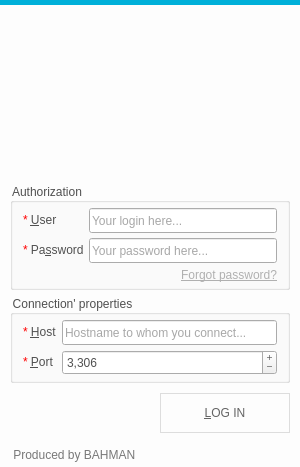
<?xml version="1.0" encoding="UTF-8"?>
<ui version="4.0">
 <class>qsqlconnectiondialog</class>
 <widget class="QWidget" name="qsqlconnectiondialog">
  <property name="geometry">
   <rect>
    <x>0</x>
    <y>0</y>
    <width>300</width>
    <height>467</height>
   </rect>
  </property>
  <property name="minimumSize">
   <size>
    <width>300</width>
    <height>467</height>
   </size>
  </property>
  <property name="maximumSize">
   <size>
    <width>300</width>
    <height>467</height>
   </size>
  </property>
  <property name="palette">
   <palette>
    <active>
     <colorrole role="Base">
      <brush brushstyle="SolidPattern">
       <color alpha="255">
        <red>255</red>
        <green>255</green>
        <blue>255</blue>
       </color>
      </brush>
     </colorrole>
     <colorrole role="Window">
      <brush brushstyle="SolidPattern">
       <color alpha="255">
        <red>253</red>
        <green>253</green>
        <blue>253</blue>
       </color>
      </brush>
     </colorrole>
    </active>
    <inactive>
     <colorrole role="Base">
      <brush brushstyle="SolidPattern">
       <color alpha="255">
        <red>255</red>
        <green>255</green>
        <blue>255</blue>
       </color>
      </brush>
     </colorrole>
     <colorrole role="Window">
      <brush brushstyle="SolidPattern">
       <color alpha="255">
        <red>253</red>
        <green>253</green>
        <blue>253</blue>
       </color>
      </brush>
     </colorrole>
    </inactive>
    <disabled>
     <colorrole role="Base">
      <brush brushstyle="SolidPattern">
       <color alpha="255">
        <red>253</red>
        <green>253</green>
        <blue>253</blue>
       </color>
      </brush>
     </colorrole>
     <colorrole role="Window">
      <brush brushstyle="SolidPattern">
       <color alpha="255">
        <red>253</red>
        <green>253</green>
        <blue>253</blue>
       </color>
      </brush>
     </colorrole>
    </disabled>
   </palette>
  </property>
  <property name="windowTitle">
   <string>Authorization form</string>
  </property>
  <property name="windowIcon">
   <iconset resource="resource.qrc">
    <normaloff>:/ico/logo.png</normaloff>:/ico/logo.png</iconset>
  </property>
  <property name="styleSheet">
   <string notr="true">QPushButton{
	width:100px;
	height:40px;
	border: 1px solid rgb(221, 221, 221);
}
QPushButton:hover{
color: rgb(255, 255, 255);
	background-color: rgb(0, 176, 217);
}

QPushButton{
color: rgb(100, 100, 100);
}</string>
  </property>
  <layout class="QGridLayout" name="_2">
   <property name="leftMargin">
    <number>0</number>
   </property>
   <property name="topMargin">
    <number>0</number>
   </property>
   <property name="rightMargin">
    <number>0</number>
   </property>
   <property name="bottomMargin">
    <number>5</number>
   </property>
   <property name="spacing">
    <number>0</number>
   </property>
   <item row="0" column="0">
    <widget class="QFrame" name="mainFrame">
     <property name="frameShape">
      <enum>QFrame::NoFrame</enum>
     </property>
     <property name="frameShadow">
      <enum>QFrame::Raised</enum>
     </property>
     <layout class="QVBoxLayout" name="verticalLayout">
      <property name="spacing">
       <number>0</number>
      </property>
      <property name="leftMargin">
       <number>0</number>
      </property>
      <property name="topMargin">
       <number>0</number>
      </property>
      <property name="rightMargin">
       <number>0</number>
      </property>
      <property name="bottomMargin">
       <number>0</number>
      </property>
      <item>
       <widget class="QFrame" name="frame_3">
        <property name="maximumSize">
         <size>
          <width>16777215</width>
          <height>5</height>
         </size>
        </property>
        <property name="styleSheet">
         <string notr="true">	background-color: rgb(0, 176, 217);</string>
        </property>
        <property name="frameShape">
         <enum>QFrame::NoFrame</enum>
        </property>
        <property name="frameShadow">
         <enum>QFrame::Raised</enum>
        </property>
        <layout class="QHBoxLayout" name="horizontalLayout_2">
         <property name="spacing">
          <number>0</number>
         </property>
         <property name="leftMargin">
          <number>0</number>
         </property>
         <property name="topMargin">
          <number>0</number>
         </property>
         <property name="rightMargin">
          <number>0</number>
         </property>
         <property name="bottomMargin">
          <number>0</number>
         </property>
         <item>
          <widget class="QLabel" name="label_2">
           <property name="pixmap">
            <pixmap resource="resource.qrc">:/ico/shad1.png</pixmap>
           </property>
           <property name="scaledContents">
            <bool>true</bool>
           </property>
           <property name="alignment">
            <set>Qt::AlignCenter</set>
           </property>
          </widget>
         </item>
        </layout>
       </widget>
      </item>
      <item>
       <widget class="QLabel" name="logo">
        <property name="minimumSize">
         <size>
          <width>0</width>
          <height>196</height>
         </size>
        </property>
        <property name="maximumSize">
         <size>
          <width>16777215</width>
          <height>210</height>
         </size>
        </property>
        <property name="pixmap">
         <pixmap resource="resource.qrc">:/ico/logo.png</pixmap>
        </property>
        <property name="alignment">
         <set>Qt::AlignCenter</set>
        </property>
        <property name="buddy">
         <cstring>pushButton</cstring>
        </property>
       </widget>
      </item>
      <item>
       <widget class="QFrame" name="frame">
        <property name="font">
         <font>
          <pointsize>10</pointsize>
         </font>
        </property>
        <property name="styleSheet">
         <string notr="true"/>
        </property>
        <property name="frameShape">
         <enum>QFrame::NoFrame</enum>
        </property>
        <property name="frameShadow">
         <enum>QFrame::Raised</enum>
        </property>
        <layout class="QGridLayout" name="gridLayout_2">
         <property name="leftMargin">
          <number>10</number>
         </property>
         <property name="topMargin">
          <number>0</number>
         </property>
         <property name="rightMargin">
          <number>10</number>
         </property>
         <property name="bottomMargin">
          <number>5</number>
         </property>
         <property name="spacing">
          <number>5</number>
         </property>
         <item row="0" column="0">
          <widget class="QGroupBox" name="groupBox">
           <property name="sizePolicy">
            <sizepolicy hsizetype="Expanding" vsizetype="Fixed">
             <horstretch>0</horstretch>
             <verstretch>0</verstretch>
            </sizepolicy>
           </property>
           <property name="styleSheet">
            <string notr="true">color: rgb(80, 80, 80);</string>
           </property>
           <property name="title">
            <string>Authorization</string>
           </property>
           <layout class="QGridLayout" name="gridLayout_3">
            <property name="leftMargin">
             <number>10</number>
            </property>
            <property name="topMargin">
             <number>5</number>
            </property>
            <property name="rightMargin">
             <number>10</number>
            </property>
            <property name="bottomMargin">
             <number>5</number>
            </property>
            <property name="spacing">
             <number>5</number>
            </property>
            <item row="0" column="0">
             <widget class="QLabel" name="user_label">
              <property name="layoutDirection">
               <enum>Qt::LeftToRight</enum>
              </property>
              <property name="frameShape">
               <enum>QFrame::NoFrame</enum>
              </property>
              <property name="text">
               <string>&lt;font color=red&gt;*&lt;/font&gt; &amp;User</string>
              </property>
              <property name="buddy">
               <cstring>user</cstring>
              </property>
             </widget>
            </item>
            <item row="1" column="0">
             <widget class="QLabel" name="password_label">
              <property name="text">
               <string>&lt;font color=red&gt;*&lt;/font&gt;  Pa&amp;ssword</string>
              </property>
              <property name="buddy">
               <cstring>password</cstring>
              </property>
             </widget>
            </item>
            <item row="1" column="1">
             <widget class="QLineEdit" name="password">
              <property name="minimumSize">
               <size>
                <width>0</width>
                <height>25</height>
               </size>
              </property>
              <property name="maximumSize">
               <size>
                <width>16777215</width>
                <height>25</height>
               </size>
              </property>
              <property name="frame">
               <bool>true</bool>
              </property>
              <property name="echoMode">
               <enum>QLineEdit::PasswordEchoOnEdit</enum>
              </property>
              <property name="placeholderText">
               <string>Your password here...</string>
              </property>
              <property name="clearButtonEnabled">
               <bool>true</bool>
              </property>
             </widget>
            </item>
            <item row="0" column="1">
             <widget class="QLineEdit" name="user">
              <property name="minimumSize">
               <size>
                <width>0</width>
                <height>25</height>
               </size>
              </property>
              <property name="maximumSize">
               <size>
                <width>16777215</width>
                <height>25</height>
               </size>
              </property>
              <property name="inputMask">
               <string/>
              </property>
              <property name="frame">
               <bool>true</bool>
              </property>
              <property name="cursorPosition">
               <number>0</number>
              </property>
              <property name="placeholderText">
               <string>Your login here...</string>
              </property>
              <property name="clearButtonEnabled">
               <bool>true</bool>
              </property>
             </widget>
            </item>
            <item row="2" column="1">
             <widget class="QLabel" name="forgot">
              <property name="font">
               <font>
                <underline>true</underline>
               </font>
              </property>
              <property name="cursor">
               <cursorShape>PointingHandCursor</cursorShape>
              </property>
              <property name="focusPolicy">
               <enum>Qt::TabFocus</enum>
              </property>
              <property name="layoutDirection">
               <enum>Qt::LeftToRight</enum>
              </property>
              <property name="styleSheet">
               <string notr="true">QLabel#forgot:hover
{
	color:rgb(0, 176, 217);
}

QLabel#forgot:!hover
{
	color: rgb(176, 176, 176);
}</string>
              </property>
              <property name="text">
               <string>Forgot password?</string>
              </property>
              <property name="alignment">
               <set>Qt::AlignRight|Qt::AlignTrailing|Qt::AlignVCenter</set>
              </property>
              <property name="textInteractionFlags">
               <set>Qt::NoTextInteraction</set>
              </property>
             </widget>
            </item>
           </layout>
          </widget>
         </item>
        </layout>
       </widget>
      </item>
      <item>
       <widget class="QFrame" name="frame_2">
        <property name="frameShape">
         <enum>QFrame::NoFrame</enum>
        </property>
        <property name="frameShadow">
         <enum>QFrame::Raised</enum>
        </property>
        <layout class="QGridLayout" name="gridLayout_5">
         <property name="leftMargin">
          <number>10</number>
         </property>
         <property name="topMargin">
          <number>0</number>
         </property>
         <property name="rightMargin">
          <number>10</number>
         </property>
         <property name="bottomMargin">
          <number>0</number>
         </property>
         <property name="spacing">
          <number>5</number>
         </property>
         <item row="0" column="0">
          <widget class="QGroupBox" name="properties">
           <property name="enabled">
            <bool>true</bool>
           </property>
           <property name="sizePolicy">
            <sizepolicy hsizetype="Expanding" vsizetype="Expanding">
             <horstretch>0</horstretch>
             <verstretch>0</verstretch>
            </sizepolicy>
           </property>
           <property name="styleSheet">
            <string notr="true">color: rgb(80, 80, 80);</string>
           </property>
           <property name="title">
            <string>Connection' properties</string>
           </property>
           <layout class="QGridLayout">
            <property name="leftMargin">
             <number>10</number>
            </property>
            <property name="topMargin">
             <number>5</number>
            </property>
            <property name="rightMargin">
             <number>10</number>
            </property>
            <property name="bottomMargin">
             <number>5</number>
            </property>
            <property name="spacing">
             <number>5</number>
            </property>
            <item row="1" column="0">
             <widget class="QLabel" name="port_label">
              <property name="text">
               <string>&lt;font color=red&gt;*&lt;/font&gt; &amp;Port</string>
              </property>
              <property name="buddy">
               <cstring>spinBox</cstring>
              </property>
             </widget>
            </item>
            <item row="0" column="0">
             <widget class="QLabel" name="host_label">
              <property name="frameShape">
               <enum>QFrame::NoFrame</enum>
              </property>
              <property name="text">
               <string>&lt;font color=red&gt;*&lt;/font&gt; &amp;Host</string>
              </property>
              <property name="buddy">
               <cstring>host</cstring>
              </property>
             </widget>
            </item>
            <item row="0" column="1">
             <widget class="QLineEdit" name="host">
              <property name="minimumSize">
               <size>
                <width>0</width>
                <height>25</height>
               </size>
              </property>
              <property name="maximumSize">
               <size>
                <width>16777215</width>
                <height>25</height>
               </size>
              </property>
              <property name="inputMask">
               <string/>
              </property>
              <property name="frame">
               <bool>true</bool>
              </property>
              <property name="cursorPosition">
               <number>0</number>
              </property>
              <property name="placeholderText">
               <string>Hostname to whom you connect...</string>
              </property>
              <property name="clearButtonEnabled">
               <bool>true</bool>
              </property>
             </widget>
            </item>
            <item row="1" column="1">
             <widget class="QSpinBox" name="spinBox">
              <property name="minimumSize">
               <size>
                <width>0</width>
                <height>25</height>
               </size>
              </property>
              <property name="maximumSize">
               <size>
                <width>16777215</width>
                <height>25</height>
               </size>
              </property>
              <property name="frame">
               <bool>true</bool>
              </property>
              <property name="buttonSymbols">
               <enum>QAbstractSpinBox::PlusMinus</enum>
              </property>
              <property name="accelerated">
               <bool>true</bool>
              </property>
              <property name="showGroupSeparator" stdset="0">
               <bool>true</bool>
              </property>
              <property name="maximum">
               <number>10000</number>
              </property>
              <property name="singleStep">
               <number>10</number>
              </property>
              <property name="value">
               <number>3306</number>
              </property>
             </widget>
            </item>
           </layout>
          </widget>
         </item>
        </layout>
       </widget>
      </item>
      <item>
       <layout class="QHBoxLayout" name="horizontalLayout">
        <property name="spacing">
         <number>5</number>
        </property>
        <property name="leftMargin">
         <number>10</number>
        </property>
        <property name="topMargin">
         <number>10</number>
        </property>
        <property name="rightMargin">
         <number>10</number>
        </property>
        <property name="bottomMargin">
         <number>10</number>
        </property>
        <item>
         <spacer name="horizontalSpacer">
          <property name="orientation">
           <enum>Qt::Horizontal</enum>
          </property>
          <property name="sizeHint" stdset="0">
           <size>
            <width>40</width>
            <height>20</height>
           </size>
          </property>
         </spacer>
        </item>
        <item>
         <widget class="QPushButton" name="pushButton">
          <property name="minimumSize">
           <size>
            <width>130</width>
            <height>40</height>
           </size>
          </property>
          <property name="maximumSize">
           <size>
            <width>100</width>
            <height>40</height>
           </size>
          </property>
          <property name="text">
           <string>&amp;LOG IN</string>
          </property>
         </widget>
        </item>
       </layout>
      </item>
      <item>
       <widget class="QLabel" name="label_3">
        <property name="maximumSize">
         <size>
          <width>16777215</width>
          <height>5</height>
         </size>
        </property>
        <property name="autoFillBackground">
         <bool>false</bool>
        </property>
        <property name="pixmap">
         <pixmap resource="resource.qrc">:/ico/shad2.png</pixmap>
        </property>
        <property name="scaledContents">
         <bool>true</bool>
        </property>
        <property name="alignment">
         <set>Qt::AlignCenter</set>
        </property>
       </widget>
      </item>
      <item>
       <widget class="QLabel" name="label">
        <property name="styleSheet">
         <string notr="true">color: rgb(120,120,120);</string>
        </property>
        <property name="text">
         <string>    Produced by BAHMAN</string>
        </property>
        <property name="alignment">
         <set>Qt::AlignLeading|Qt::AlignLeft|Qt::AlignVCenter</set>
        </property>
       </widget>
      </item>
     </layout>
    </widget>
   </item>
  </layout>
 </widget>
 <tabstops>
  <tabstop>user</tabstop>
  <tabstop>password</tabstop>
  <tabstop>forgot</tabstop>
 </tabstops>
 <resources>
  <include location="resource.qrc"/>
 </resources>
 <connections/>
</ui>
